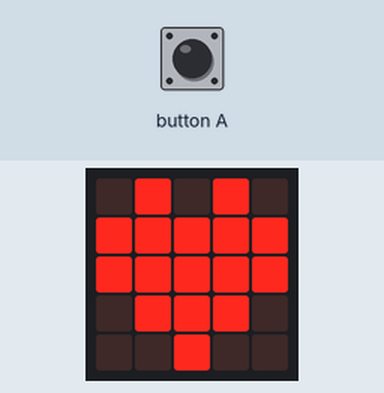
Bench run of a program on a simulated BBC micro:bit running MicroPython. On the bench: the board's 5×5 LED display. The inputs (shaded band) are chosen by the test bench.

Above: at 1.2 s.
1.3 s: button A pressed for 0.15 s
At 1.4 s:
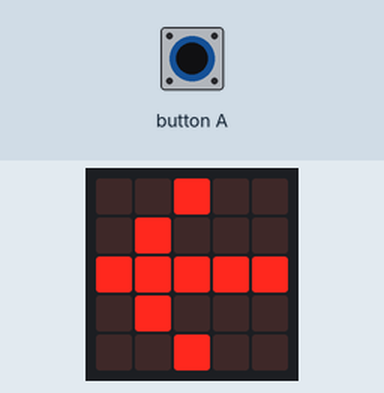
Timing chart, 0 to 4.3 s (numbered marks = the images above; inputs shaded):
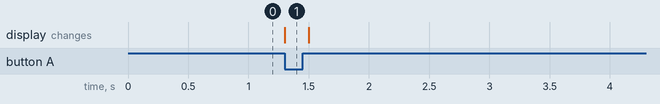

Measured:
- after the input at 1.3 s, the display: changes at once (image 1)

The program:

microbit_controller_v1.py
```python
# microbit_controller_v1.py
from microbit import *

# シリアル通信の初期設定
# 通信速度をPicoと合わせます (115200)
# 送信(TX)にP0ピン、受信(RX)にP1ピンを指定します
uart.init(baudrate=115200, tx=pin0, rx=pin1)

# 準備完了のサインとして、LEDにハートマークを表示
display.show(Image.HEART)

# 無限ループでボタンが押されるのを待ちます
while True:
    # もし、Aボタンが「押された瞬間」だったら
    if button_a.was_pressed():
        # 押されたことが分かるように、矢印を表示
        display.show(Image.ARROW_W)

        # Picoに向けて、コマンド 'A' を送信！
        uart.write('A')

        # 0.2秒待ってから、元のハートマークに戻す
        sleep(200)
        display.show(Image.HEART)
```
